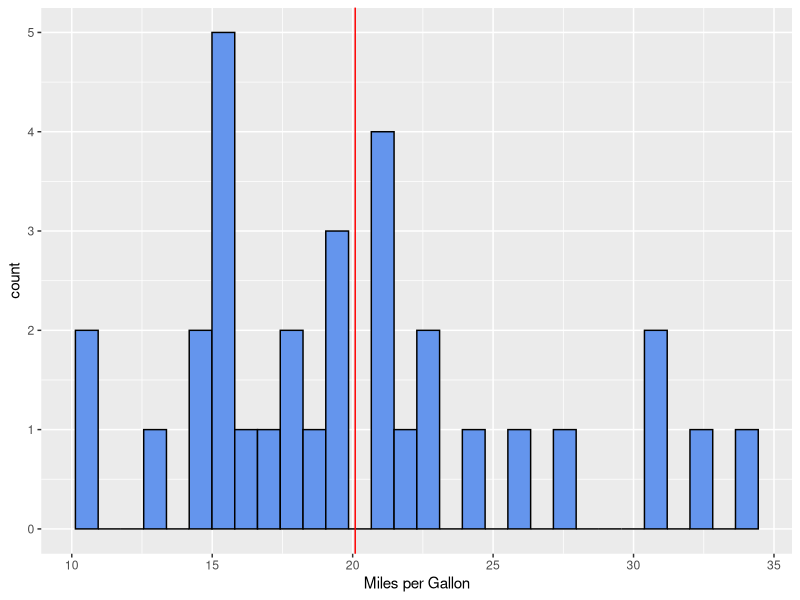

Generate this figure with R:
## ---- chunk 1



knitr::opts_chunk$set(echo = TRUE,  tidy=TRUE, warning=TRUE, error=TRUE,
                      message=TRUE)

## ---- chunk 2
n <- 10
seq(n)

## ---- chunk 3
x <- rnorm(100)  
y <- 2*x + rnorm(100)
x
y

## ---- chunk 4


library(ggplot2)

ggplot(mtcars, aes(x = mpg)) + xlab("Miles per Gallon") +
    geom_histogram(bins = 30, fill = "cornflowerblue", color = "black") +
    geom_vline(xintercept=mean(mtcars$mpg), col="red") 

    
